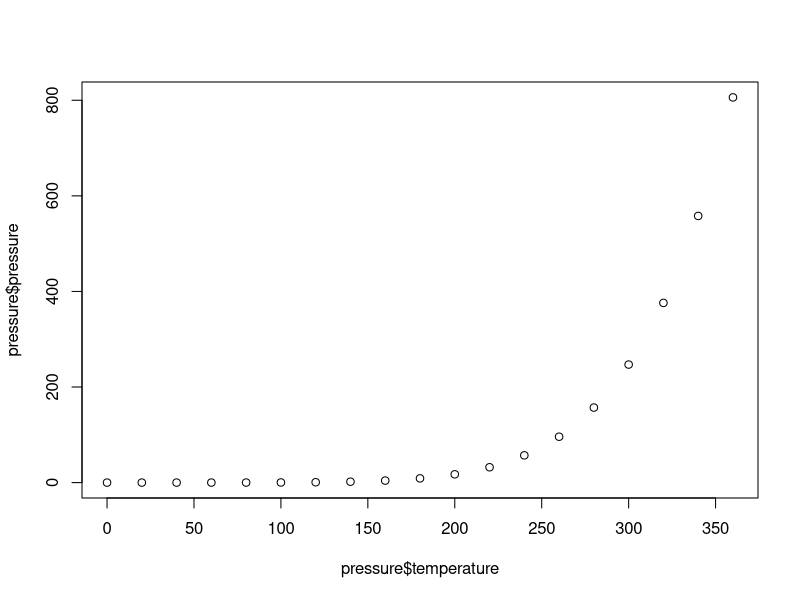
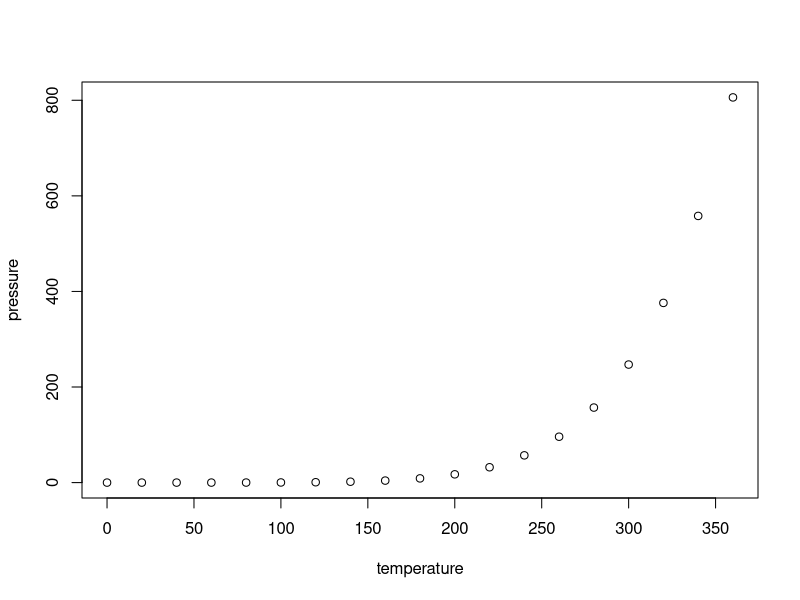
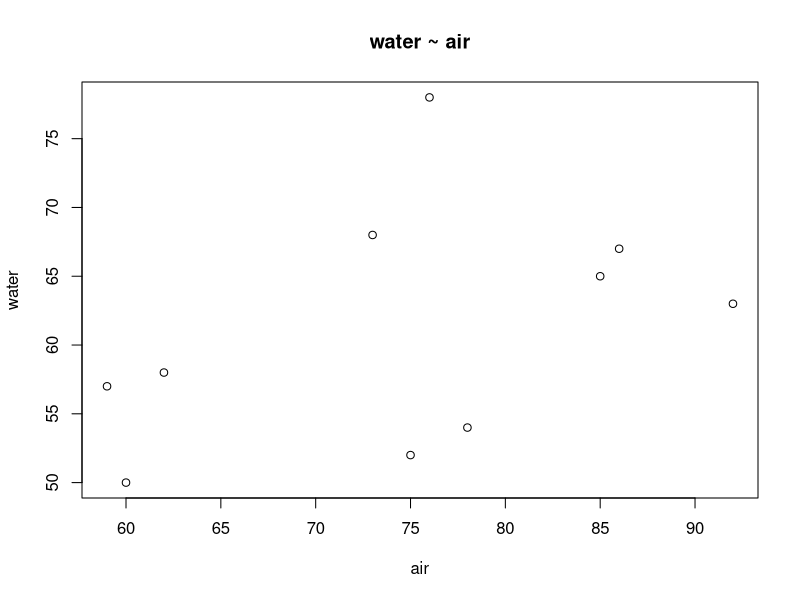
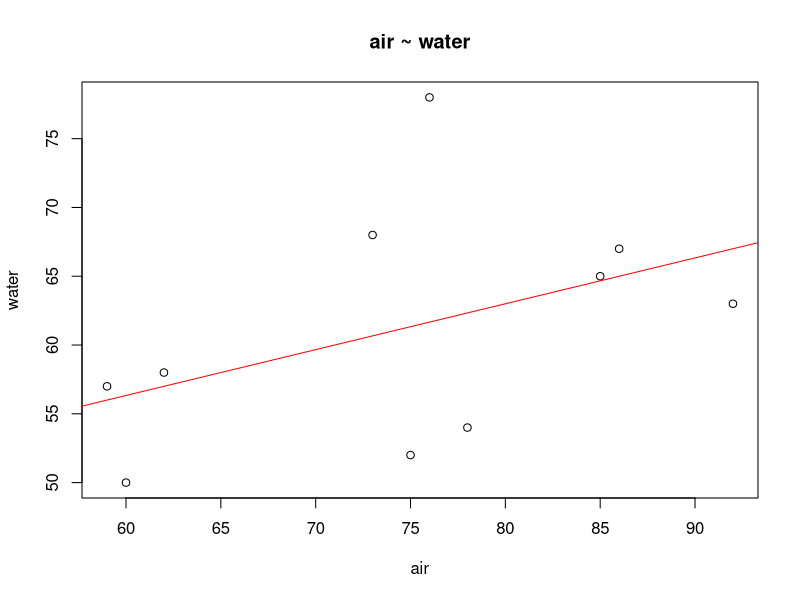
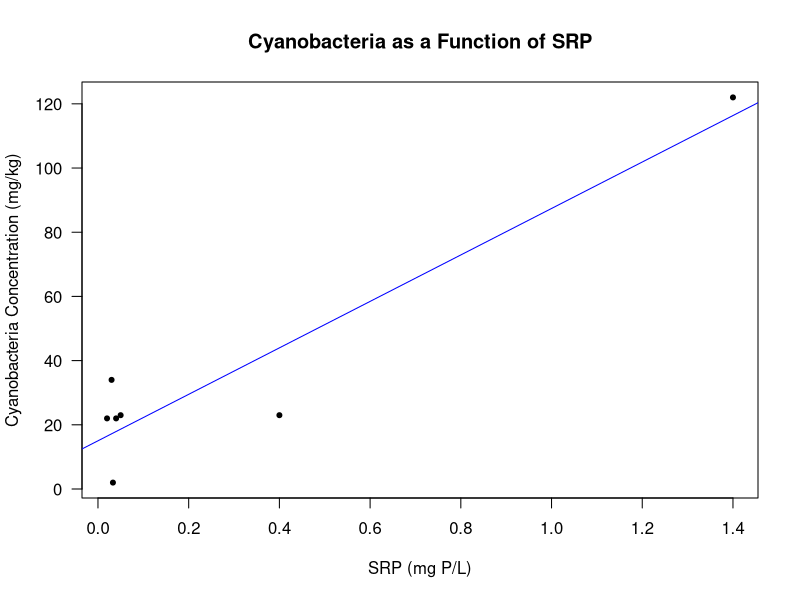
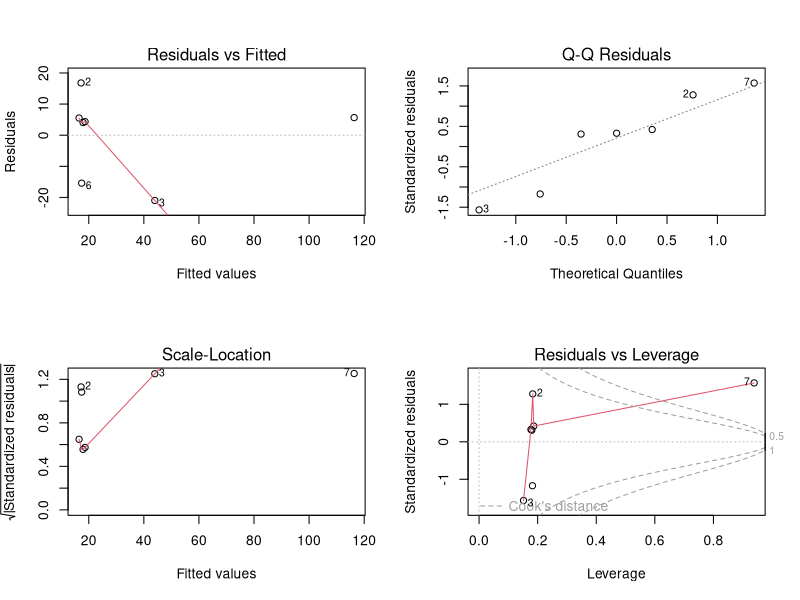
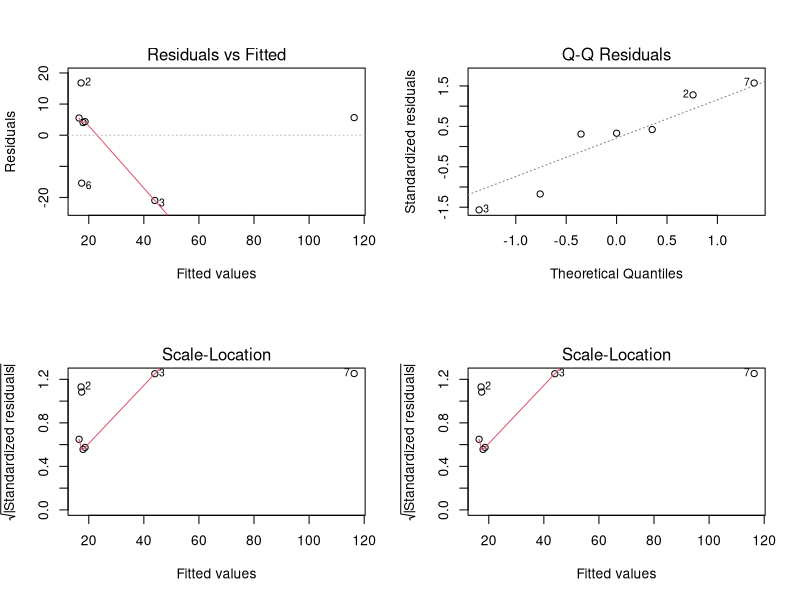
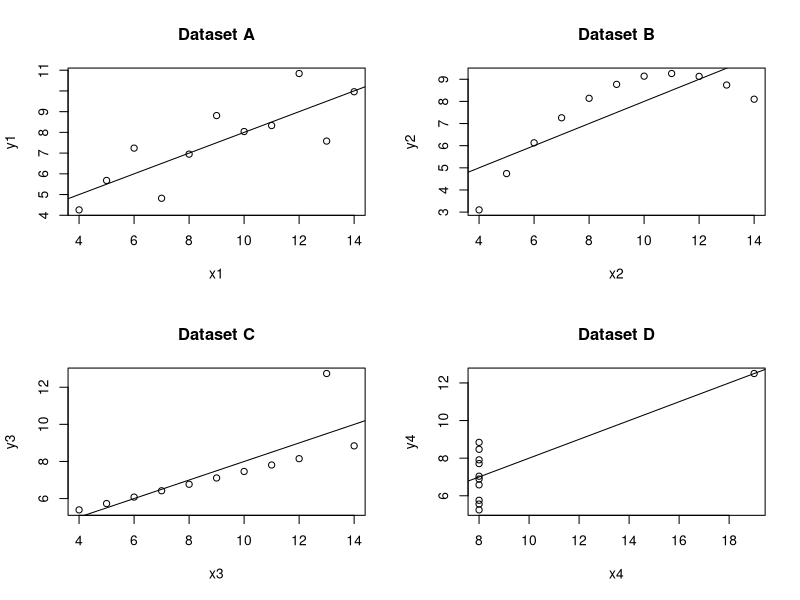

Write R code to recreate these figures, in order. (Note: this script raises an error after producing the figures.)
## ---- chunk 1
knitr::opts_chunk$set(echo = TRUE)
## ---- chunk 2
knitr::include_graphics("https://github.com/marclos/beginnersluck/raw/master/Stats/EA30_Study_Guide/Calystegic_purpurata.jpg") 
## ---- chunk 3
knitr::include_graphics("https://github.com/marclos/beginnersluck/raw/master/Stats/EA30_Study_Guide/Calystegic_purpurata.jpg") 
## ---- chunk 4

knitr::include_graphics("https://github.com/marclos/beginnersluck/raw/master/Stats/EA30_Study_Guide/Rubus_ursinus.jpg") 
## ---- chunk 5
str(pressure)
## ---- chunk 6
plot(x=pressure$temperature, y=pressure$pressure) # Notice the data.frame is explicitly referenced and then the variable of interest after the dollar symbol.
## ---- chunk 7
plot(pressure ~ temperature, data=pressure) # in this case the data.frame is called by the "data=" argument.
## ---- chunk 8
knitr::include_graphics("https://github.com/marclos/beginnersluck/raw/master/Stats/EA30_Study_Guide/Calochortus_plummerae.jpg") 
## ---- chunk 9
water = c(50, 52, 65, 67, 68, 78, 54, 63, 57, 58)
air = c(60, 75, 85, 86, 73, 76, 78, 92, 59,62)
## ---- chunk 10
plot(x=air, y=water, main="water ~ air")  

## ---- chunk 11
airwater.lm <- lm(formula = water ~ air)

## ---- chunk 12
plot(x=air, y=water, main="air ~ water") 
abline(coef(airwater.lm), col='red')
## ---- chunk 13
summary(airwater.lm)
## ---- chunk 14
SRP <- c(.02, .03, 0.4, 0.04, .05, 0.033, 1.4)
cyano<- c(22, 34, 23, 22, 23, 2, 122)

## ---- chunk 15
HAB.lm = lm(cyano ~ SRP)
HAB.lm 
## ---- chunk 16
summary(HAB.lm)
## ---- chunk 17
plot(cyano ~ SRP, las=1, main="Cyanobacteria as a Function of SRP", pch=20, ylab="Cyanobacteria Concentration (mg/kg)", xlab="SRP (mg P/L)")
abline(HAB.lm, col="blue")
## ---- chunk 18
par(mfrow=c(2,2)) 
## mfrow allows you to creat a number of plot in one graph, you have to provide a vector of the number of rows and number of columns 
##the par() function creates multiple plots at one
##Allows you to plot multiple points, the mfrow function allows you to split the screen into panels (basically split your screen)
plot(HAB.lm)

## plot(HAB.lm) is plot diagnostics 


## ---- chunk 19
plot(HAB.lm, which=1)
## ---- chunk 20
plot(HAB.lm, which=2)
## ---- chunk 21
plot(HAB.lm, which=3)
## ---- chunk 22
plot(HAB.lm, which=3)
## ---- chunk 23
Anscombe = as.data.frame(
  matrix(c(
    1, 10, 10, 10, 8, 8.04, 9.14, 7.46, 6.58, 
    2, 8, 8, 8, 8, 6.95, 8.14, 6.77, 5.76,
    3, 13, 13, 13, 8, 7.58, 8.74, 12.74, 7.71,
    4,  9, 9, 9, 8, 8.81, 8.77, 7.11, 8.84,
    5, 11, 11, 11, 8, 8.33, 9.26, 7.81, 8.47,
    6, 14, 14, 14, 8, 9.96, 8.10, 8.84, 7.04,
    7,  6, 6, 6, 8, 7.24, 6.13, 6.08, 5.25,
    8,  4, 4, 4, 19, 4.26, 3.10, 5.39, 12.50,
    9, 12, 12, 12, 8, 10.84, 9.13, 8.15, 5.56,
    10, 7, 7, 7, 8, 4.82, 7.26, 6.42, 7.91,
    11, 5, 5, 5, 8, 5.68, 4.74, 5.73, 6.89), 
    nrow=11,  byrow=TRUE))


names(Anscombe) = c("Obs.", "x1", "x2", "x3", "x4", "y1", "y2", "y3", "y4")

## ---- chunk 24
par(mfrow=c(2,2))
plot(y1 ~ x1, Anscombe, main="Dataset A")
  A.lm = lm(y1 ~ x1, Anscombe); abline(coef(A.lm)); 

plot(y2 ~ x2, Anscombe, main="Dataset B")
  B.lm = lm(y2 ~ x2, Anscombe); abline(coef(B.lm))

plot(y3 ~ x3, Anscombe, main="Dataset C")
  C.lm = lm(y3 ~ x3, Anscombe); abline(coef(C.lm))

plot(y4 ~ x4, Anscombe, main="Dataset D")
  D.lm = lm(y4 ~ x4, Anscombe); abline(coef(D.lm))
## ---- chunk 25
par(mfrow=c(2,2))
plot(A.lm, which =1)  
plot(B.lm, which =1) 
plot(C.lm, which =1) 
plot(D.lm, which =1) 
## ---- chunk 26
par(mfrow=c(2,2))
plot(A.lm, which =2)  
plot(B.lm, which =2) 
plot(C.lm, which =2) 
plot(D.lm, which =2) 
## ---- chunk 27
par(mfrow=c(2,2))
plot(A.lm, which =3)  
plot(B.lm, which =3) 
plot(C.lm, which =3) 
plot(D.lm, which =3) 
## ---- chunk 28
par(mfrow=c(2,2))
plot(A.lm, which =4)  
plot(B.lm, which =4) 
plot(C.lm, which =4) 
plot(D.lm, which =4) 
## ---- chunk 29
Dose = c(0.0, 0.5, 1.0, 1.5, 2.0, 2.5, 3.0)
Survived = c(18, 19, 12, 5, 6, 2, 1)
Died = c(7, 6, 13, 20, 19, 23, 24)
## ---- chunk 30
Survived.1 = data.frame(Dose = rep(Dose, Survived), Result = 1)
Died.1 = data.frame(Dose = rep(Dose, Died), Result = 0)

Results.df = rbind(Survived.1, Died.1) # row bind 
str(Results.df)
Results.df <- Results.df[order(Results.df$Dose),] # re-ordered observations by Dose

## ---- chunk 31
table(Results.df)

## ---- chunk 32
# Results.df$Result <- as.factor(Results.df$Result)
Results.logit <- glm(Result ~ Dose, data = Results.df, family = "binomial")
## ---- chunk 33
summary(Results.logit)
## ---- chunk 34
# define new data frame that contains predictor variable
newdata <- data.frame(Dose=seq(min(Results.df$Dose), max(Results.df$Dose),len=100))

# use fitted model to predict values of vs
newdata$Result = predict(Results.logit, newdata, type="response")
## ---- chunk 35

# plot logistic regression curve
plot(Result ~ jitter(Dose), data=Results.df, col="steelblue", las=1)
lines(Result ~ Dose, newdata, lwd=2)

## ---- chunk 36
# R code not printed with "echo=FALSE"
mesocosm = rep(1:15, 10); mesocosm
treatment = c(rep("Control", 50), rep("LD", 50), rep("HD", 50)); treatment
day = rep(1, times=10 ); day
set.seed(334)
results = round(c(rnorm(50, 34, 8), rnorm(50, 33, 8), rnorm(50, 31, 8)), 1); results
Mussel = data.frame(Mesocosm = mesocosm, Treatment = treatment, Day=day, Results=results)
## ---- chunk 37
head(Mussel)
## ---- chunk 38
par(mfrow=c(1,3))
hist(Mussel$Results[Mussel$Treatment=="Control"])
hist(Mussel$Results[Mussel$Treatment=="LD"])
hist(Mussel$Results[Mussel$Treatment=="HD"])

## ---- chunk 39
Mussel.aov <- aov(results ~ treatment, data=Mussel)
## ---- chunk 40
summary(Mussel.aov)
## ---- chunk 41
set.seed(334)
results = round(c(rnorm(50, 37, 8), rnorm(50, 33, 8), rnorm(50, 31, 8)), 1)
Mussel2 = data.frame(Mesocosm = mesocosm, Treatment = treatment, Day=day, Results=results)
summary(aov(aov(results ~ treatment, data=Mussel2)))
## ---- chunk 42
set.seed(334)
results = round(c(rnorm(50, 34, 4), rnorm(50, 33, 4), rnorm(50, 31, 4)), 1)
Mussel3 = data.frame(Mesocosm = mesocosm, Treatment = treatment, Day=day, Results=results)
summary(aov(aov(results ~ treatment, data=Mussel3)))
## ---- chunk 43
newresults = seq(min(Mussel$Results), max(Mussel$Results), length=500)
plot(newresults, dnorm(newresults, mean=mean(Mussel$Results[Mussel$Treatment=="Control"])), ty="l", xlim=c(25,40), col="darkgreen", lwd=1.4)
lines(newresults, dnorm(newresults, mean=mean(Mussel$Results[Mussel$Treatment=="LD"])), ty="l", col="darkred", lwd=1.4)
lines(newresults, dnorm(newresults, mean=mean(Mussel$Results[Mussel$Treatment=="HD"])), ty="l", col="purple", lwd=1.4)

## ---- chunk 44
knitr::include_graphics("https://github.com/marclos/beginnersluck/raw/master/Stats/EA30_Study_Guide/type-i-ii-error.jpg") 
## ---- chunk 45
groupmeans <- c(550, 598, 598, 646)
n <- c(seq(2,10,by=1),seq(12,20,by=2),seq(25,50,by=5))
groups = 4
              n = NA
    between.var = 1536
     within.var = 6400
      sig.level = 0.05
      power = .823
p <- power.anova.test(groups = length(groupmeans), 
between.var = var(groupmeans), within.var = 6400, 
power=0.823,sig.level=0.05,n=NULL)
p
## ---- chunk 46

groupmeans <- c(550, 598, 598, 646)
between.var = var(groupmeans)
within.var = 6400
sig.level = 0.05

n <- c(seq(2,10,by=1),seq(12,20,by=2),seq(25,50,by=5))

# power = null
p <- power.anova.test(groups = length(groupmeans), 
      between.var = var(groupmeans), 
      within.var = 6400, 
      n = n, power= NULL,
      sig.level=0.05)
p

plot(n, p$power)
## ---- chunk 47
HAB.tab = c(20, 15, 98, 223)
sum(HAB.tab)
dim(HAB.tab) = c(2,2)
dimnames(HAB.tab) = list(c("Non-HAB", "HAB"), c("No Hospitalizations", "Hospitalizations"))

HAB.tab

# HAB.mat = matrix(HAB.tab, nrow=2)
## ---- chunk 48
table(HAB.tab)
## ---- chunk 49

chisq.test(HAB.tab)
## ---- chunk 50
(x <- c(1, 2, 3, 4, 5)) # create a vector of x values 
(y <- c(1, 2, 1.3, 3.75, 2.25)) #2.	create a vector of y-values 
regression.ex.df = data.frame(X=x, Y=y) #make a data frame… (don’t know the function)
par(las=1)
plot(y ~ x, data=regression.ex.df, pch=20)
regression.ex.lm = lm(y~x, data=regression.ex.df)
abline(coef(regression.ex.lm))
regression.ex.df$Residuals = as.vector(resid(regression.ex.lm))
regression.ex.df$Predicted = as.vector(predict(regression.ex.lm, newdata=data.frame(predicted = x)))
regression.ex.df$Color = c("red", "blue", "green", "yellow", "pink")
#lines.mat = mat()
#(xy.coords.ex = xy.coords(rep(x, times=2), c(regression.ex.df$Predicted, c(regression.ex.df$Predicted + regression.ex.df$Residuals))))
#xy.coords.ex[order(xy.coords.ex$x)]
for(i in 1:nrow(regression.ex.df)){
lines(c(regression.ex.df$X[i], regression.ex.df$X[i]), c(regression.ex.df$Predicted[i], c(regression.ex.df$Predicted[i] + regression.ex.df$Residuals[i])), col=regression.ex.df$Color[i], lwd=2)
}
#lines(x[1], regression.ex.df$Predicted[1], x, c(regression.ex.df$Predicted[1] + regression.ex.df$Residuals[1]), color=
